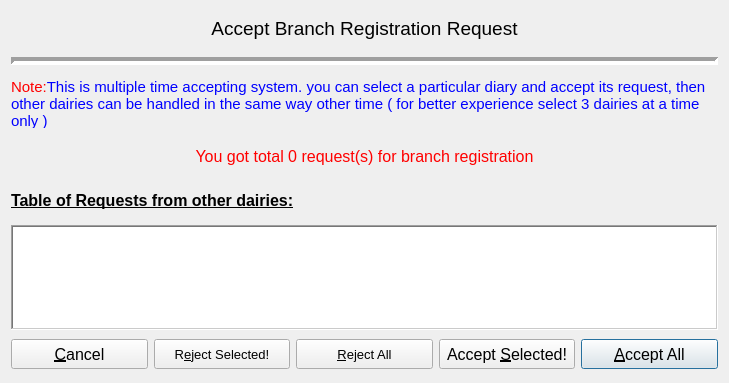
<?xml version="1.0" encoding="UTF-8"?>
<ui version="4.0">
 <class>AcceptRequest</class>
 <widget class="QWidget" name="AcceptRequest">
  <property name="geometry">
   <rect>
    <x>0</x>
    <y>0</y>
    <width>729</width>
    <height>383</height>
   </rect>
  </property>
  <property name="font">
   <font>
    <pointsize>12</pointsize>
   </font>
  </property>
  <property name="windowTitle">
   <string>Form</string>
  </property>
  <layout class="QGridLayout" name="gridLayout">
   <item row="0" column="0" colspan="5">
    <widget class="QLabel" name="titleLabel">
     <property name="sizePolicy">
      <sizepolicy hsizetype="Preferred" vsizetype="Fixed">
       <horstretch>0</horstretch>
       <verstretch>0</verstretch>
      </sizepolicy>
     </property>
     <property name="minimumSize">
      <size>
       <width>0</width>
       <height>30</height>
      </size>
     </property>
     <property name="maximumSize">
      <size>
       <width>16777215</width>
       <height>30</height>
      </size>
     </property>
     <property name="font">
      <font>
       <pointsize>14</pointsize>
      </font>
     </property>
     <property name="frameShape">
      <enum>QFrame::NoFrame</enum>
     </property>
     <property name="frameShadow">
      <enum>QFrame::Plain</enum>
     </property>
     <property name="text">
      <string>&lt;html&gt;&lt;p&gt;&lt;font align=&quot;center&quot;&gt;Accept Branch Registration Request&lt;/font&gt;&lt;/p&gt;&lt;/html&gt;</string>
     </property>
     <property name="alignment">
      <set>Qt::AlignCenter</set>
     </property>
     <property name="textInteractionFlags">
      <set>Qt::NoTextInteraction</set>
     </property>
    </widget>
   </item>
   <item row="1" column="0" colspan="5">
    <widget class="Line" name="line">
     <property name="sizePolicy">
      <sizepolicy hsizetype="Preferred" vsizetype="Fixed">
       <horstretch>0</horstretch>
       <verstretch>0</verstretch>
      </sizepolicy>
     </property>
     <property name="minimumSize">
      <size>
       <width>0</width>
       <height>16</height>
      </size>
     </property>
     <property name="maximumSize">
      <size>
       <width>16777215</width>
       <height>16</height>
      </size>
     </property>
     <property name="frameShadow">
      <enum>QFrame::Sunken</enum>
     </property>
     <property name="lineWidth">
      <number>4</number>
     </property>
     <property name="orientation">
      <enum>Qt::Horizontal</enum>
     </property>
    </widget>
   </item>
   <item row="2" column="0" colspan="5">
    <widget class="QLabel" name="noteLabel">
     <property name="sizePolicy">
      <sizepolicy hsizetype="Preferred" vsizetype="Fixed">
       <horstretch>0</horstretch>
       <verstretch>0</verstretch>
      </sizepolicy>
     </property>
     <property name="minimumSize">
      <size>
       <width>0</width>
       <height>50</height>
      </size>
     </property>
     <property name="maximumSize">
      <size>
       <width>16777215</width>
       <height>50</height>
      </size>
     </property>
     <property name="font">
      <font>
       <pointsize>11</pointsize>
      </font>
     </property>
     <property name="toolTip">
      <string>read note</string>
     </property>
     <property name="text">
      <string>&lt;html&gt;&lt;p&gt;&lt;font align=&quot;left&quot; color=&quot;red&quot;&gt;Note:&lt;/font&gt;&lt;font color=&quot;blue&quot;&gt;This is multiple time accepting system. you can select a particular diary and accept its request, then other dairies can be handled in the same way other time ( for better experience select 3 dairies at a time only )&lt;/font&gt;&lt;/p&gt;&lt;/html&gt;</string>
     </property>
     <property name="wordWrap">
      <bool>true</bool>
     </property>
     <property name="textInteractionFlags">
      <set>Qt::NoTextInteraction</set>
     </property>
    </widget>
   </item>
   <item row="3" column="0" colspan="5">
    <widget class="QLabel" name="totalLabel">
     <property name="sizePolicy">
      <sizepolicy hsizetype="Preferred" vsizetype="Fixed">
       <horstretch>0</horstretch>
       <verstretch>0</verstretch>
      </sizepolicy>
     </property>
     <property name="minimumSize">
      <size>
       <width>0</width>
       <height>40</height>
      </size>
     </property>
     <property name="maximumSize">
      <size>
       <width>16777215</width>
       <height>40</height>
      </size>
     </property>
     <property name="font">
      <font>
       <pointsize>12</pointsize>
       <weight>50</weight>
       <bold>false</bold>
       <underline>false</underline>
       <strikeout>false</strikeout>
       <kerning>true</kerning>
      </font>
     </property>
     <property name="toolTip">
      <string>total requests</string>
     </property>
     <property name="text">
      <string>&lt;html&gt;&lt;p&gt;&lt;font align=&quot;center&quot; color=&quot;red&quot;&gt;You got total 0 request(s) for branch registration&lt;/font&gt;&lt;/p&gt;&lt;/html&gt;</string>
     </property>
     <property name="alignment">
      <set>Qt::AlignCenter</set>
     </property>
     <property name="wordWrap">
      <bool>true</bool>
     </property>
     <property name="textInteractionFlags">
      <set>Qt::NoTextInteraction</set>
     </property>
    </widget>
   </item>
   <item row="4" column="0" colspan="5">
    <widget class="QLabel" name="tableHeadLabel">
     <property name="sizePolicy">
      <sizepolicy hsizetype="Preferred" vsizetype="Fixed">
       <horstretch>0</horstretch>
       <verstretch>0</verstretch>
      </sizepolicy>
     </property>
     <property name="minimumSize">
      <size>
       <width>0</width>
       <height>30</height>
      </size>
     </property>
     <property name="maximumSize">
      <size>
       <width>16777215</width>
       <height>30</height>
      </size>
     </property>
     <property name="font">
      <font>
       <pointsize>12</pointsize>
       <weight>75</weight>
       <bold>true</bold>
       <underline>true</underline>
       <strikeout>false</strikeout>
      </font>
     </property>
     <property name="text">
      <string>&lt;html&gt;&lt;p&gt;&lt;font align=&quot;left&quot;&gt;Table of Requests from other dairies:&lt;/font&gt;&lt;/p&gt;&lt;/html&gt;</string>
     </property>
     <property name="wordWrap">
      <bool>true</bool>
     </property>
     <property name="textInteractionFlags">
      <set>Qt::NoTextInteraction</set>
     </property>
    </widget>
   </item>
   <item row="5" column="0" colspan="5">
    <widget class="QTableWidget" name="tableWidget">
     <property name="sizePolicy">
      <sizepolicy hsizetype="Preferred" vsizetype="Fixed">
       <horstretch>0</horstretch>
       <verstretch>0</verstretch>
      </sizepolicy>
     </property>
     <property name="minimumSize">
      <size>
       <width>0</width>
       <height>105</height>
      </size>
     </property>
     <property name="maximumSize">
      <size>
       <width>16777215</width>
       <height>105</height>
      </size>
     </property>
     <property name="font">
      <font>
       <pointsize>11</pointsize>
      </font>
     </property>
     <property name="toolTip">
      <string>branch registration request table</string>
     </property>
     <property name="frameShape">
      <enum>QFrame::WinPanel</enum>
     </property>
     <property name="lineWidth">
      <number>2</number>
     </property>
     <property name="sizeAdjustPolicy">
      <enum>QAbstractScrollArea::AdjustToContents</enum>
     </property>
     <property name="editTriggers">
      <set>QAbstractItemView::NoEditTriggers</set>
     </property>
     <property name="alternatingRowColors">
      <bool>true</bool>
     </property>
     <property name="selectionMode">
      <enum>QAbstractItemView::ExtendedSelection</enum>
     </property>
     <property name="verticalScrollMode">
      <enum>QAbstractItemView::ScrollPerPixel</enum>
     </property>
     <property name="horizontalScrollMode">
      <enum>QAbstractItemView::ScrollPerPixel</enum>
     </property>
     <property name="sortingEnabled">
      <bool>false</bool>
     </property>
     <property name="cornerButtonEnabled">
      <bool>false</bool>
     </property>
    </widget>
   </item>
   <item row="6" column="0">
    <widget class="QPushButton" name="cancelButton">
     <property name="sizePolicy">
      <sizepolicy hsizetype="Preferred" vsizetype="Fixed">
       <horstretch>0</horstretch>
       <verstretch>0</verstretch>
      </sizepolicy>
     </property>
     <property name="minimumSize">
      <size>
       <width>0</width>
       <height>30</height>
      </size>
     </property>
     <property name="maximumSize">
      <size>
       <width>16777215</width>
       <height>30</height>
      </size>
     </property>
     <property name="font">
      <font>
       <pointsize>12</pointsize>
      </font>
     </property>
     <property name="cursor">
      <cursorShape>PointingHandCursor</cursorShape>
     </property>
     <property name="toolTip">
      <string>exit from accept proposal</string>
     </property>
     <property name="text">
      <string>&amp;Cancel</string>
     </property>
    </widget>
   </item>
   <item row="6" column="1">
    <widget class="QPushButton" name="rSelButton">
     <property name="sizePolicy">
      <sizepolicy hsizetype="Preferred" vsizetype="Fixed">
       <horstretch>0</horstretch>
       <verstretch>0</verstretch>
      </sizepolicy>
     </property>
     <property name="minimumSize">
      <size>
       <width>0</width>
       <height>30</height>
      </size>
     </property>
     <property name="maximumSize">
      <size>
       <width>16777215</width>
       <height>30</height>
      </size>
     </property>
     <property name="font">
      <font>
       <pointsize>10</pointsize>
      </font>
     </property>
     <property name="cursor">
      <cursorShape>PointingHandCursor</cursorShape>
     </property>
     <property name="toolTip">
      <string>reject selected requests of dairies</string>
     </property>
     <property name="text">
      <string>R&amp;eject Selected!</string>
     </property>
    </widget>
   </item>
   <item row="6" column="2">
    <widget class="QPushButton" name="rAllButton">
     <property name="sizePolicy">
      <sizepolicy hsizetype="Preferred" vsizetype="Fixed">
       <horstretch>0</horstretch>
       <verstretch>0</verstretch>
      </sizepolicy>
     </property>
     <property name="minimumSize">
      <size>
       <width>0</width>
       <height>30</height>
      </size>
     </property>
     <property name="maximumSize">
      <size>
       <width>16777215</width>
       <height>30</height>
      </size>
     </property>
     <property name="font">
      <font>
       <pointsize>10</pointsize>
      </font>
     </property>
     <property name="cursor">
      <cursorShape>PointingHandCursor</cursorShape>
     </property>
     <property name="toolTip">
      <string>reject all requests of dairies </string>
     </property>
     <property name="text">
      <string>&amp;Reject All</string>
     </property>
    </widget>
   </item>
   <item row="6" column="3">
    <widget class="QPushButton" name="aSellButton">
     <property name="sizePolicy">
      <sizepolicy hsizetype="Preferred" vsizetype="Fixed">
       <horstretch>0</horstretch>
       <verstretch>0</verstretch>
      </sizepolicy>
     </property>
     <property name="minimumSize">
      <size>
       <width>0</width>
       <height>30</height>
      </size>
     </property>
     <property name="maximumSize">
      <size>
       <width>16777215</width>
       <height>30</height>
      </size>
     </property>
     <property name="font">
      <font>
       <pointsize>12</pointsize>
      </font>
     </property>
     <property name="cursor">
      <cursorShape>PointingHandCursor</cursorShape>
     </property>
     <property name="mouseTracking">
      <bool>false</bool>
     </property>
     <property name="toolTip">
      <string>accept selected requests of dairies</string>
     </property>
     <property name="text">
      <string>Accept &amp;Selected!</string>
     </property>
    </widget>
   </item>
   <item row="6" column="4">
    <widget class="QPushButton" name="aAllButton">
     <property name="sizePolicy">
      <sizepolicy hsizetype="Preferred" vsizetype="Fixed">
       <horstretch>0</horstretch>
       <verstretch>0</verstretch>
      </sizepolicy>
     </property>
     <property name="minimumSize">
      <size>
       <width>0</width>
       <height>30</height>
      </size>
     </property>
     <property name="maximumSize">
      <size>
       <width>16777215</width>
       <height>30</height>
      </size>
     </property>
     <property name="font">
      <font>
       <pointsize>12</pointsize>
      </font>
     </property>
     <property name="cursor">
      <cursorShape>PointingHandCursor</cursorShape>
     </property>
     <property name="toolTip">
      <string>accept all requests of dairies</string>
     </property>
     <property name="text">
      <string>&amp;Accept All</string>
     </property>
     <property name="checkable">
      <bool>false</bool>
     </property>
     <property name="checked">
      <bool>false</bool>
     </property>
     <property name="autoRepeat">
      <bool>false</bool>
     </property>
     <property name="autoDefault">
      <bool>true</bool>
     </property>
     <property name="default">
      <bool>true</bool>
     </property>
    </widget>
   </item>
  </layout>
 </widget>
 <resources/>
 <connections/>
</ui>
